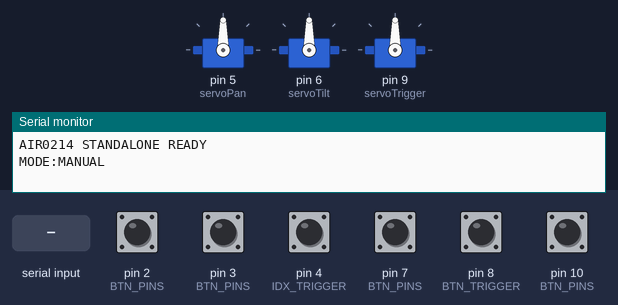
Simulated run of this sketch. Board: Arduino Uno, built with avr-gcc and run on an emulated ATmega328P. Parts: 3 × servo, the last lines printed to the serial monitor. The inputs (shaded band) are chosen by the test bench; at power-on: pin 2 (BTN_PINS), pin 3 (BTN_PINS), pin 4 (IDX_TRIGGER), pin 7 (BTN_PINS), pin 8 (BTN_TRIGGER), pin 10 (BTN_PINS) HIGH.

Above: at 1.2 s.
1.3 s: pin 10 (BTN_PINS) pulled LOW for 0.15 s
At 1.78 s:
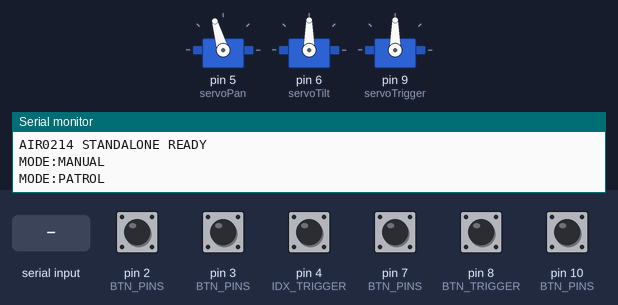
4.3 s: pin 8 (BTN_TRIGGER) pulled LOW for 0.15 s
At 4.5 s:
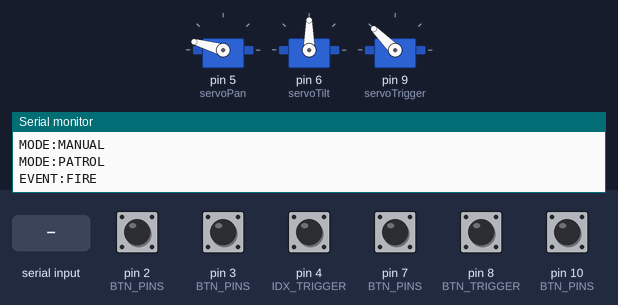
7.3 s: "90,45,200\n" received over Serial
At 7.7 s:
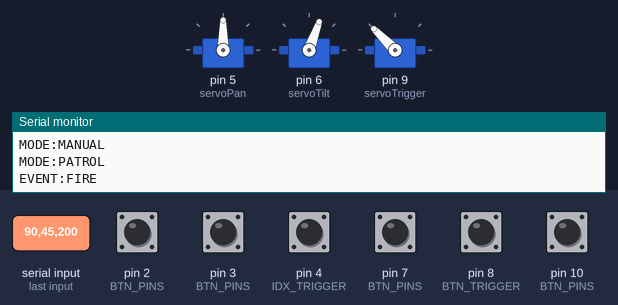
10.3 s: pin 3 (BTN_PINS) pulled LOW for 1 s
At 10.69 s:
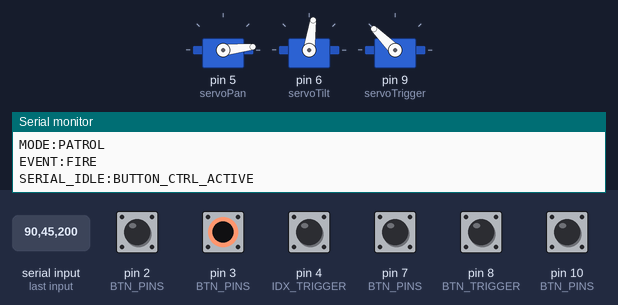
13.3 s: pin 2 (BTN_PINS) pulled LOW for 1 s
At 13.72 s:
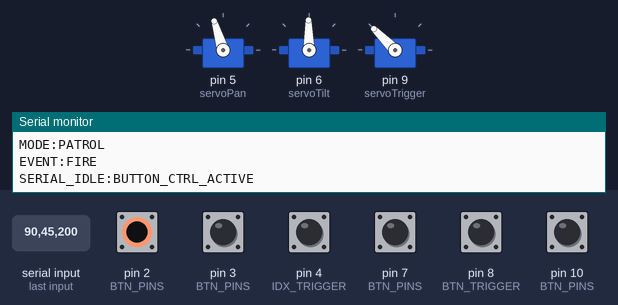
16.3 s: pin 8 (BTN_TRIGGER) pulled LOW for 1 s
At 17.35 s:
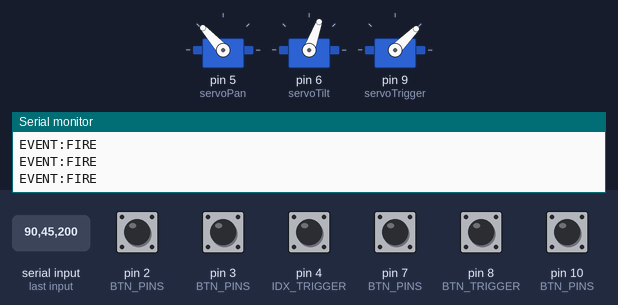
Timing chart, 0 to 27.5 s (numbered marks = the images above; inputs shaded):
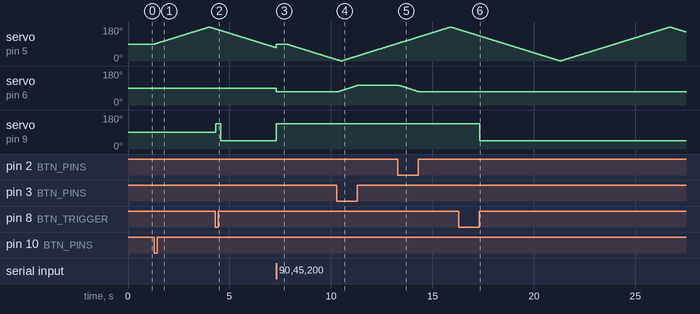

Measured:
- after the input at 1.3 s, servo on pin 5 (servoPan): rises from 90° to 180° in 2.7 s, then falls to 170° in 0.30 s
- after the input at 4.3 s, servo on pin 9 (servoTrigger): 90° → 135° at once, → 45° 0.25 s later
- after the input at 7.3 s, servo on pin 6 (servoTilt): 90° → 70° at once; servo on pin 9 (servoTrigger): 45° → 135° at once
- after the input at 10.3 s, servo on pin 6 (servoTilt): moves from 70° to 104° over 0.94 s, starting after 0.06 s
- after the input at 13.3 s, servo on pin 6 (servoTilt): moves from 104° to 70° over 0.95 s, starting after 0.08 s
- after the input at 16.3 s, servo on pin 9 (servoTrigger): 135° → 45° after 1.0 s

The sketch:

tripod_control_standalone.ino
```cpp
// =============================================================================
//  AIR0214 Smart RWS – Standalone 6-Button Control Firmware
//  Servo pins  :  Pan = 5 | Tilt = 6 | Trigger = 9   (unchanged)
//  Button pins :  UP=2  DOWN=3  LEFT=4  RIGHT=7  TRIGGER=8  MODE=10
//
//  Wiring (no resistors needed – uses internal pull-ups):
//    Each button → one leg to the assigned pin, other leg to GND.
//
//  Three operating MODES (cycle with MODE button):
//    0 – MANUAL  : D-pad moves servos; trigger fires on press/release
//    1 – PATROL  : Pan auto-sweeps left↔right; tilt & trigger still manual
//    2 – SENTRY  : Servos lock to centre; trigger still fires; tap MODE again
//                  to return to MANUAL
//
//  Serial compatibility: if a valid "pan,tilt,trigger\n" packet arrives from
//  the laptop, it takes over immediately. Button control resumes the moment
//  serial goes quiet (> SERIAL_TIMEOUT_MS with no new packet).
// =============================================================================

#include <Servo.h>

// ── Servo objects ──────────────────────────────────────────────────────────────
Servo servoPan;
Servo servoTilt;
Servo servoTrigger;

// ── Servo limits (must match web_control_server.py) ───────────────────────────
constexpr int PAN_MIN       = 0;
constexpr int PAN_MAX       = 180;
constexpr int PAN_CENTER    = 90;

constexpr int TILT_MIN      = 70;
constexpr int TILT_MAX      = 110;
constexpr int TILT_CENTER   = 90;

constexpr int TRIG_SAFE     = 45;
constexpr int TRIG_FIRE     = 135;

// ── Button pin assignments ─────────────────────────────────────────────────────
constexpr uint8_t BTN_UP      = 2;
constexpr uint8_t BTN_DOWN    = 3;
constexpr uint8_t BTN_LEFT    = 4;
constexpr uint8_t BTN_RIGHT   = 7;
constexpr uint8_t BTN_TRIGGER = 8;
constexpr uint8_t BTN_MODE    = 10;

constexpr uint8_t BTN_COUNT   = 6;
const uint8_t BTN_PINS[BTN_COUNT] = {
  BTN_UP, BTN_DOWN, BTN_LEFT, BTN_RIGHT, BTN_TRIGGER, BTN_MODE
};

// ── Timing constants ───────────────────────────────────────────────────────────
constexpr unsigned long DEBOUNCE_MS       = 25;   // debounce window
constexpr unsigned long MOVEMENT_TICK_MS  = 16;   // ~60Hz movement update
constexpr unsigned long SERIAL_TIMEOUT_MS = 500;  // serial idle → button mode
constexpr unsigned long PATROL_STEP_MS    = 30;   // patrol sweep tick
constexpr unsigned long FIRE_HOLD_MS      = 250;  // how long trigger stays pulled

// ── Movement speeds (degrees/second) ──────────────────────────────────────────
constexpr float PAN_SPEED_DPS      = 55.0f;
constexpr float TILT_SPEED_DPS     = 35.0f;
constexpr float SENTRY_PAN_DPS     = 22.0f;
constexpr float DIAGONAL_SCALE     = 0.7071f;  // keep diagonal speed balanced

// ── Mode definitions ───────────────────────────────────────────────────────────
enum Mode : uint8_t {
  MODE_MANUAL = 0,
  MODE_PATROL = 1,
  MODE_SENTRY = 2,
  MODE_COUNT  = 3
};
const char* MODE_NAMES[MODE_COUNT] = { "MANUAL", "PATROL", "SENTRY" };

// ── State variables ────────────────────────────────────────────────────────────
int currentPan   = PAN_CENTER;
int currentTilt  = TILT_CENTER;
int lastTrigger  = TRIG_SAFE;

Mode currentMode = MODE_MANUAL;

// Button debounce state
bool     btnState[BTN_COUNT];        // current debounced state (true = pressed)
bool     btnRaw[BTN_COUNT];          // raw read last loop
unsigned long btnLastChange[BTN_COUNT];  // millis of last raw edge

// Serial
String        serialBuf      = "";
unsigned long lastSerialMs   = 0;
bool          serialActive   = false;

// Trigger fire timing
bool          triggerArmed   = false;
unsigned long triggerFireMs  = 0;

// Patrol state
int           patrolDir      = 1;          // +1 right, -1 left
unsigned long patrolLastMs   = 0;

// Smooth movement state
unsigned long lastMoveMs     = 0;
float         panResidualDeg = 0.0f;
float         tiltResidualDeg = 0.0f;
float         sentryResidualDeg = 0.0f;

// ── Helpers ────────────────────────────────────────────────────────────────────

void applyServos() {
  servoPan.write(currentPan);
  servoTilt.write(currentTilt);
}

void applyTrigger(int angle) {
  if (angle != lastTrigger) {
    servoTrigger.write(angle);
    lastTrigger = angle;
  }
}

void centerAll() {
  currentPan  = PAN_CENTER;
  currentTilt = TILT_CENTER;
  applyServos();
  applyTrigger(TRIG_SAFE);
}

// Print current mode over Serial for laptop monitoring
void reportMode() {
  Serial.print(F("MODE:"));
  Serial.println(MODE_NAMES[currentMode]);
}

// ── Movement helpers ───────────────────────────────────────────────────────────

int consumeWholeDegrees(float& accumulator) {
  int whole = 0;
  if (accumulator >= 1.0f || accumulator <= -1.0f) {
    whole = (int)accumulator;  // truncates toward zero, keeps signed direction
    accumulator -= whole;
  }
  return whole;
}

// ── Setup ──────────────────────────────────────────────────────────────────────

void setup() {
  Serial.begin(9600);
  Serial.setTimeout(10);

  servoPan.attach(5);
  servoTilt.attach(6);
  servoTrigger.attach(9);

  centerAll();

  // Initialise button pins with internal pull-ups
  for (uint8_t i = 0; i < BTN_COUNT; i++) {
    pinMode(BTN_PINS[i], INPUT_PULLUP);
    btnState[i]      = false;
    btnRaw[i]        = true;   // HIGH = not pressed with pull-up
    btnLastChange[i] = 0;
  }

  lastMoveMs = millis();

  Serial.println(F("AIR0214 STANDALONE READY"));
  reportMode();
}

// ── Serial handler ─────────────────────────────────────────────────────────────
// Mirrors original tripod_control.ino parsing. Overwrites servo state if valid.

void handleSerial() {
  while (Serial.available() > 0) {
    char c = (char)Serial.read();
    if (c == '\n') {
      serialBuf.trim();
      int pan, tilt, trig;
      if (sscanf(serialBuf.c_str(), "%d,%d,%d", &pan, &tilt, &trig) == 3) {
        currentPan  = constrain(pan,  PAN_MIN,  PAN_MAX);
        currentTilt = constrain(tilt, TILT_MIN, TILT_MAX);
        applyServos();
        applyTrigger(constrain(trig, TRIG_SAFE, TRIG_FIRE));
        lastSerialMs  = millis();
        serialActive  = true;
      }
      serialBuf = "";
    } else {
      if (serialBuf.length() < 32) serialBuf += c;
    }
  }

  // If serial has gone quiet, hand back control to buttons
  if (serialActive && (millis() - lastSerialMs > SERIAL_TIMEOUT_MS)) {
    serialActive = false;
    Serial.println(F("SERIAL_IDLE:BUTTON_CTRL_ACTIVE"));
  }
}

// ── Debounce update ────────────────────────────────────────────────────────────

void updateButtons() {
  unsigned long now = millis();
  for (uint8_t i = 0; i < BTN_COUNT; i++) {
    bool raw = (digitalRead(BTN_PINS[i]) == LOW);  // LOW = pressed (pull-up)
    if (raw != btnRaw[i]) {
      btnRaw[i]        = raw;
      btnLastChange[i] = now;
    }
    if ((now - btnLastChange[i]) >= DEBOUNCE_MS) {
      if (raw && !btnState[i]) {
        // Freshly pressed
        btnState[i]      = true;
      } else if (!raw && btnState[i]) {
        // Released
        btnState[i] = false;
      }
    }
  }
}

// ── Index helpers (so switch-case can use named constants) ─────────────────────
constexpr uint8_t IDX_UP      = 0;
constexpr uint8_t IDX_DOWN    = 1;
constexpr uint8_t IDX_LEFT    = 2;
constexpr uint8_t IDX_RIGHT   = 3;
constexpr uint8_t IDX_TRIGGER = 4;
constexpr uint8_t IDX_MODE    = 5;

// ── Mode button (edge on press only, no repeat) ────────────────────────────────

void handleModeButton() {
  // Detect single press edge: state is true but hold-repeat not yet started
  static bool modeWasPressed = false;
  bool modeNow = btnState[IDX_MODE];
  if (modeNow && !modeWasPressed) {
    currentMode = (Mode)((currentMode + 1) % MODE_COUNT);
    reportMode();
    if (currentMode == MODE_SENTRY) {
      centerAll();  // Snap to centre when entering sentry
    }
  }
  modeWasPressed = modeNow;
}

// ── Trigger button ─────────────────────────────────────────────────────────────

void handleTriggerButton() {
  unsigned long now = millis();

  // Start a fire pulse on press
  if (btnState[IDX_TRIGGER] && !triggerArmed) {
    triggerArmed  = true;
    triggerFireMs = now;
    applyTrigger(TRIG_FIRE);
    Serial.println(F("EVENT:FIRE"));
  }

  // Release trigger after FIRE_HOLD_MS even if button is still held
  if (triggerArmed && (now - triggerFireMs >= FIRE_HOLD_MS)) {
    triggerArmed = false;
    applyTrigger(TRIG_SAFE);
  }
}

// ── D-pad movement (MANUAL mode) ──────────────────────────────────────────────

void handleDpad() {
  unsigned long now = millis();
  unsigned long dtMs = now - lastMoveMs;
  if (dtMs < MOVEMENT_TICK_MS) return;
  lastMoveMs = now;

  int panDir = (btnState[IDX_RIGHT] ? 1 : 0) - (btnState[IDX_LEFT] ? 1 : 0);
  int tiltDir = (btnState[IDX_DOWN] ? 1 : 0) - (btnState[IDX_UP] ? 1 : 0);

  if (panDir == 0 && tiltDir == 0) {
    return;
  }

  float speedScale = (panDir != 0 && tiltDir != 0) ? DIAGONAL_SCALE : 1.0f;
  float dtSec = dtMs / 1000.0f;

  panResidualDeg += panDir * PAN_SPEED_DPS * speedScale * dtSec;
  tiltResidualDeg += tiltDir * TILT_SPEED_DPS * speedScale * dtSec;

  int panStep = consumeWholeDegrees(panResidualDeg);
  int tiltStep = consumeWholeDegrees(tiltResidualDeg);
  if (panStep == 0 && tiltStep == 0) return;

  int newPan = constrain(currentPan + panStep, PAN_MIN, PAN_MAX);
  int newTilt = constrain(currentTilt + tiltStep, TILT_MIN, TILT_MAX);
  if (newPan != currentPan || newTilt != currentTilt) {
    currentPan = newPan;
    currentTilt = newTilt;
    applyServos();
  }
}

// ── Patrol sweep (PATROL mode) ────────────────────────────────────────────────

void handlePatrol() {
  unsigned long now = millis();
  if (now - patrolLastMs >= PATROL_STEP_MS) {
    patrolLastMs = now;
    currentPan  += patrolDir;
    if (currentPan >= PAN_MAX) { currentPan = PAN_MAX; patrolDir = -1; }
    if (currentPan <= PAN_MIN) { currentPan = PAN_MIN; patrolDir =  1; }
    servoPan.write(currentPan);
  }

  // Tilt remains smooth manual while pan patrols.
  unsigned long dtMs = now - lastMoveMs;
  if (dtMs >= MOVEMENT_TICK_MS) {
    lastMoveMs = now;
    int tiltDir = (btnState[IDX_DOWN] ? 1 : 0) - (btnState[IDX_UP] ? 1 : 0);
    if (tiltDir != 0) {
      float dtSec = dtMs / 1000.0f;
      tiltResidualDeg += tiltDir * TILT_SPEED_DPS * dtSec;
      int tiltStep = consumeWholeDegrees(tiltResidualDeg);
      if (tiltStep != 0) {
        int newTilt = constrain(currentTilt + tiltStep, TILT_MIN, TILT_MAX);
        if (newTilt != currentTilt) {
          currentTilt = newTilt;
          servoTilt.write(currentTilt);
        }
      }
    }
  }
}

// ── Main loop ──────────────────────────────────────────────────────────────────

void loop() {
  handleSerial();   // always listen for laptop commands first

  updateButtons();  // debounce all 6 buttons

  handleModeButton();    // mode cycling (works in all modes)
  handleTriggerButton(); // trigger pulse (works in all modes)

  if (serialActive) return;  // laptop is in control – skip button movement

  switch (currentMode) {
    case MODE_MANUAL:
      handleDpad();
      break;

    case MODE_PATROL:
      handlePatrol();
      break;

    case MODE_SENTRY:
      // Servos are already centred; only trigger is active.
      // Left/Right can still nudge pan for micro-corrections.
      {
        unsigned long now = millis();
        unsigned long dtMs = now - lastMoveMs;
        if (dtMs >= MOVEMENT_TICK_MS) {
          lastMoveMs = now;
          int panDir = (btnState[IDX_RIGHT] ? 1 : 0) - (btnState[IDX_LEFT] ? 1 : 0);
          if (panDir != 0) {
            float dtSec = dtMs / 1000.0f;
            sentryResidualDeg += panDir * SENTRY_PAN_DPS * dtSec;
            int panStep = consumeWholeDegrees(sentryResidualDeg);
            if (panStep != 0) {
              int newPan = constrain(currentPan + panStep, PAN_MIN, PAN_MAX);
              if (newPan != currentPan) {
                currentPan = newPan;
                servoPan.write(currentPan);
              }
            }
          }
        }
      }
      break;
  }
}
```
